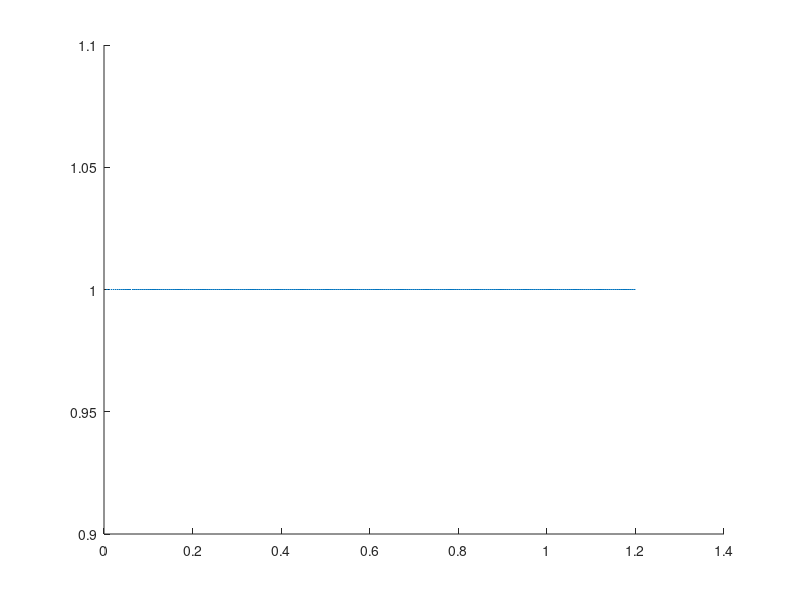

Source code (MATLAB): (Note: this script raises an error after producing the figure.)
clc;close;clear
% We can use a Gamma distribution to represent the probability of erosion
% reaching a certain extent in a given blade regioon 
% n years after the turbine begins operation

% Gamma distributions represent time to failure events

% We assume that failure happens with more frequency towards the tip of the
% blades



% The mean is a*b
% a will be dependent on the years since start
% b will be dependet on the location on blade
hold on
colors = {"#ff0000",...
    "#ff9933",...
    "#808000",...
    "#009900",...
    "#0099ff",...
    "#6600ff"};
for j = 1:20
    iter = 1;
    for i = 1:6
        a = 2.3*(j^(3.5/2)*i^(7/3)/(2*4*18));b = i^(1/20)/(2*7*18)+1/2000*(6-i);
        pd1 = makedist("Gamma","a",a,"b",b);
        xs = linspace(0,1.2,256);
        ys = pd1.pdf(xs);
        plot3(xs,j*ones(1,numel(xs)),ys,LineWidth=3,Color=colors{i})
        lgd(iter) = {"Region"+num2str(i)};
        means(j,i) = [a*b];
        vars(j,i) = [a*b*b];
        iter = iter+1;
        
    end
end
xlabel("Erosion Level")
zlabel("Probability")
ylabel("Time")
legend(lgd)
title("Pdf of erosion distribuiton")


figure
hold on
for j = 1:20
    iter = 1;
    for i = 1:6
        a = 2.3*(j^(3.5/2)*i^(7/3)/(2*4*18));b = i^(1/20)/(2*7*18)+1/2000*(6-i);
        pd2 = makedist("Gamma","a",a,"b",b);
        xs = linspace(0,1.2,256);
        ys = pd2.cdf(xs);
        plot3(xs,j*ones(1,numel(xs)),ys,LineWidth=3,Color=colors{i})
        lgd(iter) = {"Region"+num2str(i)};
        iter = iter+1;
        
    end
end
xlabel("Erosion Level")
zlabel("Probability")
ylabel("Time")
legend(lgd)
title("cdf of erosion distribuiton")
figure
hold on
for i = 1:6
    plot(1:20,means(1:20,i),"Color",colors{i})
end
xlabel("time")
ylabel("stats")
legend(lgd)
title("means")
figure
hold on
for i = 1:6
    plot(1:20,vars(1:20,i),"Color",colors{i})
end
xlabel("time")
ylabel("stats")
legend(lgd)
title("vars")
%%
% We will generate an erosion distribution by assigning a time, and
% then for each region, drawing from the distribution defined by 
% gamma(a,b)
% a = time (in years)
% b = region (i/(i+71))
design = zeros(1,18);
times = 1:20;
regions = 1:6;
iter = 1;
for k = 1 % 2 realizations of each type
    for i = 1:numel(times)
        for j = 1:numel(regions)
            t = times(i);
            r = regions(j);
            a = 2.3*(t^(3.5/2)*r^(7/3)/(2*4*18));
            b = r^(1/20)/(2*7*18)+1/2000*(6-r);
            
            pd = makedist("Gamma","a",a,"b",b);
            x = random(pd);
            for p = 1:3
                ps(p) = min(max(randn(1)*(x/20)+x,0),1);
            end
            design(iter,[j,j+6,j+12]) = ps;
        end
        iter = iter+1;
    end
end
%%

for i = 1:20
    figure
    bar(1:6,design(i,1:6),"yellow")
    hold on
    bar(7:12,design(i,7:12),"magenta")
    bar(13:18,design(i,13:18),"red")
    ylim([0,1])
end
%% Generate a data-set

% We will set up all the points here, so that when we run the test, no
% further changes are needed

% input space dimension: # environmental inputs
dim = 3;

% number of test points:
% Select the number of years to simulate
years = 20;
% Select the number of samples per year
sampls = 2;
% Number of rows needed
num = years*sampls;

X = lhsdesign(num,dim,'Criterion','correlation','iterations',10);

% Add the erosion components
M = zeros(numel(X(:,1)),22); % We add the last column for year

% We have 6 regions
regions = 1:6;

yrs = 0;

% Iterate through the design, and set each column appropriately 
for i =1:numel(X(:,1))
    M(i,1) = 25*X(i,1); % Set wind direction
    M(i,2) = 3+22*X(i,2); % Set wind speed
    M(i,3) = 1225*.9+.2*1225*X(i,3); % Set the air density

    % Then we set the erosion.
    if yrs==0
        M(i,4:21) = zeros(1,18); % Control Group
    else
        t = yrs;
        for j = 1:numel(regions)
            r = regions(j);
            a = 2.3*(t^(3.5/2)*r^(7/3)/(2*4*18));
            b = r^(1/20)/(2*7*18)+1/2000*(6-r);
            
            pd = makedist("Gamma","a",a,"b",b);
            x = random(pd);
            for p = 1:3
                ps(p) = min(max(randn(1)*(x/20)+x,0),1);
            end
            M(i,3+[j,j+6,j+12]) = ps;
            M(i,22) = yrs;
        end
    end

    % Check if we advance to the next year
    if mod(i,sampls) == 0
        yrs = yrs+1;
    end

end

save("LifeCylceErosionClasses.txt","M","-ascii")
%% Check if the data-set we made looks right

M = readmatrix("LifeCylceErosionClasses.txt");

for i = 1:40
    figure
    hold on
    bar(1,(1/25)*M(i,1),"black")
    bar(2,(1/25)*M(i,2),"black")
    bar(3,(1/(1.1*1225))*M(i,3),"black")

    bar(4:9,M(i,4:9),"yellow")
    
    bar(10:15,M(i,10:15),"magenta")

    bar(16:21,M(i,16:21),"red")

    ylim([0,1])
    title("Year" + num2str(M(i,22)))
end

